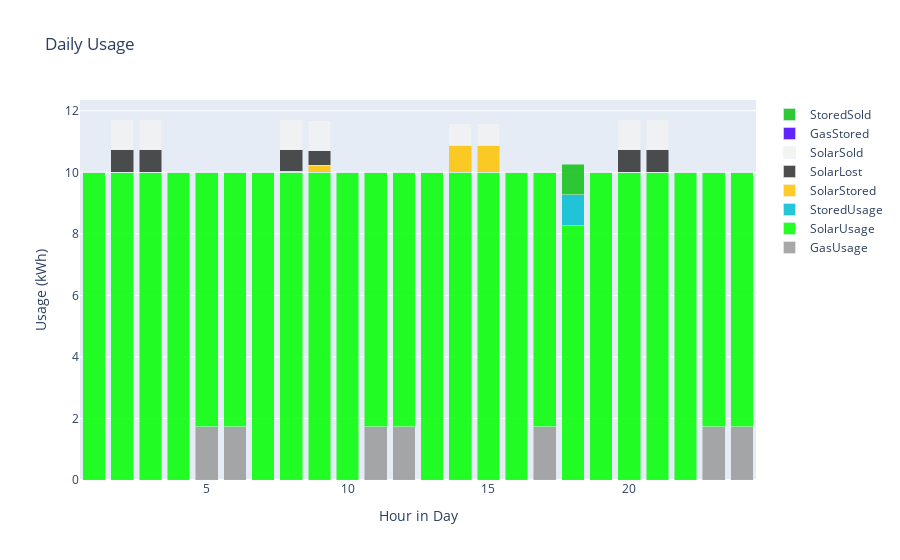

Notebook cell for this chart:
### Code cell
print("*Oscillations around demand*")
future_demand: DemandDf = DemandDf(pd.DataFrame({"HourOfYear": [i for i in range(80, 104)],
                                                 "Demand": [10] * 24}))
total_panel_production: ProductionDf = ProductionDf(pd.DataFrame({"HourOfYear": [i for i in range(80, 104)],
                                                                  "SolarProduction": [10 + 2 * np.sin(2 * np.pi * x / 6)
                                                                                      for x in range(24)]}))
electricity_use: ElectricityUseDf = selling_strategy.first_selling_strategy(
    demand=future_demand, production=total_panel_production, param= simulation_params, number_of_batteries=num_batteries)
daily_graph(electricity_use.df)
test_simulation(electricity_use=electricity_use, demand=future_demand, production=total_panel_production,
                params=simulation_params, num_batteries=num_batteries)

### Figure 1 — Plotly figure (JSON) as saved in the notebook; plotly's stock layout.template omitted (floating-point values rounded to 4 significant figures)
{"data": [{"marker": {"color": "#999999"}, "name": "GasUsage", "opacity": 0.85, "x": [1, 2, 3, 4, 5, 6, 7, 8, 9, 10, 11, 12, 13, 14, 15, 16, 17, 18, 19, 20, 21, 22, 23, 24], "y": [0.0, 0.0, 0.0, 0.0, 1.732, 1.732, 0.0, 0.0, 0.0, 0.0, 1.732, 1.732, 1.776e-15, 0.0, 0.0, 0.0, 1.732, 0.0, 0.0, 0.0, 0.0, 0.0, 1.732, 1.732], "type": "bar"}, {"marker": {"color": "#00FF00"}, "name": "SolarUsage", "opacity": 0.85, "x": [1, 2, 3, 4, 5, 6, 7, 8, 9, 10, 11, 12, 13, 14, 15, 16, 17, 18, 19, 20, 21, 22, 23, 24], "y": [10.0, 10.0, 10.0, 10.0, 8.268, 8.268, 10.0, 10.0, 10.0, 10.0, 8.268, 8.268, 10.0, 10.0, 10.0, 10.0, 8.268, 8.268, 10.0, 10.0, 10.0, 10.0, 8.268, 8.268], "type": "bar"}, {"marker": {"color": "#00bcd4"}, "name": "StoredUsage", "opacity": 0.85, "x": [1, 2, 3, 4, 5, 6, 7, 8, 9, 10, 11, 12, 13, 14, 15, 16, 17, 18, 19, 20, 21, 22, 23, 24], "y": [0.0, 0.0, 0.0, 0.0, 0.0, 0.0, 0.0, 0.0, 0.0, 0.0, 0.0, 0.0, 0.0, 0.0, 0.0, 0.0, 0.0, 1.0, 0.0, 0.0, 0.0, 0.0, 0.0, 0.0], "type": "bar"}, {"marker": {"color": "#FFC300"}, "name": "SolarStored", "opacity": 0.85, "x": [1, 2, 3, 4, 5, 6, 7, 8, 9, 10, 11, 12, 13, 14, 15, 16, 17, 18, 19, 20, 21, 22, 23, 24], "y": [0.0, 0.000497, 0.003823, 0.0, 0.0, 0.0, 0.0, 0.02941, 0.2262, 0.0, 0.0, 0.0, 0.0, 0.87, 0.87, 4.636e-15, 0.0, 0.0, 0.0, 0.0, 0.0, 0.0, 0.0, 0.0], "type": "bar"}, {"marker": {"color": "#2f2f2f"}, "name": "SolarLost", "opacity": 0.85, "x": [1, 2, 3, 4, 5, 6, 7, 8, 9, 10, 11, 12, 13, 14, 15, 16, 17, 18, 19, 20, 21, 22, 23, 24], "y": [0.0, 0.7315, 0.7277, 0.0, 0.0, 0.0, 0.0, 0.6983, 0.4721, 0.0, 0.0, 0.0, 0.0, 0.0, 0.0, 0.0, 0.0, 0.0, 0.0, 0.7321, 0.7321, 0.0, 0.0, 0.0], "type": "bar"}, {"marker": {"color": "#f2f2f2"}, "name": "SolarSold", "opacity": 0.85, "x": [1, 2, 3, 4, 5, 6, 7, 8, 9, 10, 11, 12, 13, 14, 15, 16, 17, 18, 19, 20, 21, 22, 23, 24], "y": [0.0, 1.0, 1.0, 0.0, 0.0, 0.0, 0.0, 1.0, 1.0, 0.0, 0.0, 0.0, 0.0, 0.7321, 0.7321, 0.0, 0.0, 0.0, 0.0, 1.0, 1.0, 1.776e-15, 0.0, 0.0], "type": "bar"}, {"marker": {"color": "#4500ff"}, "name": "GasStored", "opacity": 0.85, "x": [1, 2, 3, 4, 5, 6, 7, 8, 9, 10, 11, 12, 13, 14, 15, 16, 17, 18, 19, 20, 21, 22, 23, 24], "y": [0.0, 0.0, 0.0, 0.0, 0.0, 0.0, 0.0, 0.0, 0.0, 0.0, 0.0, 0.0, 0.0, 0.0, 0.0, 0.0, 6.46e-05, 0.0, 0.0, 0.0, 0.0, 0.0, 0.0, 0.0], "type": "bar"}, {"marker": {"color": "#0dc014"}, "name": "StoredSold", "opacity": 0.85, "x": [1, 2, 3, 4, 5, 6, 7, 8, 9, 10, 11, 12, 13, 14, 15, 16, 17, 18, 19, 20, 21, 22, 23, 24], "y": [0.0, 0.0, 0.0, 0.0, 0.0, 0.0, 0.0, 0.0, 0.0, 0.0, 0.0, 0.0, 0.0, 0.0, 0.0, 0.0, 0.0, 1.0, 0.0, 0.0, 0.0, 0.0, 0.0, 0.0], "type": "bar"}], "layout": {"barmode": "stack", "title": {"text": "Daily Usage"}, "xaxis": {"title": {"text": "Hour in Day"}}, "yaxis": {"title": {"text": "Usage (kWh)"}}}}
